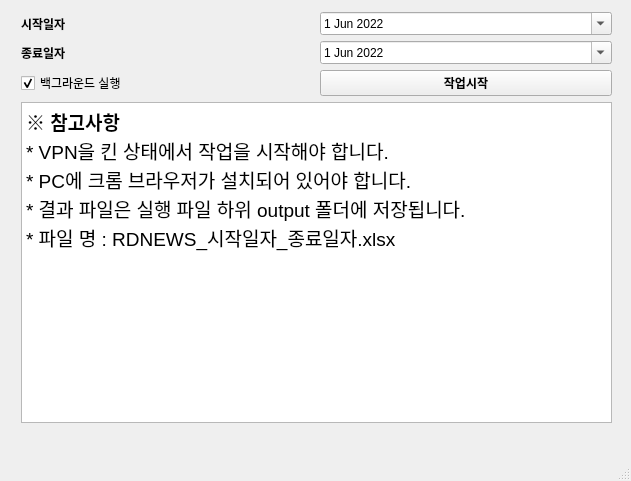
<?xml version="1.0" encoding="UTF-8"?>
<ui version="4.0">
 <class>mainWindow</class>
 <widget class="QMainWindow" name="mainWindow">
  <property name="geometry">
   <rect>
    <x>0</x>
    <y>0</y>
    <width>631</width>
    <height>481</height>
   </rect>
  </property>
  <property name="windowTitle">
   <string>RDNEWS_crawler</string>
  </property>
  <widget class="QWidget" name="centralwidget">
   <widget class="QWidget" name="layoutWidget">
    <property name="geometry">
     <rect>
      <x>21</x>
      <y>12</y>
      <width>591</width>
      <height>411</height>
     </rect>
    </property>
    <layout class="QVBoxLayout" name="verticalLayout">
     <item>
      <layout class="QHBoxLayout" name="horizontalLayout">
       <item>
        <widget class="QLabel" name="label">
         <property name="font">
          <font>
           <weight>75</weight>
           <bold>true</bold>
          </font>
         </property>
         <property name="text">
          <string>시작일자</string>
         </property>
        </widget>
       </item>
       <item>
        <widget class="QDateEdit" name="input_start_ymd">
         <property name="dateTime">
          <datetime>
           <hour>0</hour>
           <minute>0</minute>
           <second>0</second>
           <year>2022</year>
           <month>6</month>
           <day>1</day>
          </datetime>
         </property>
         <property name="calendarPopup">
          <bool>true</bool>
         </property>
        </widget>
       </item>
      </layout>
     </item>
     <item>
      <layout class="QHBoxLayout" name="horizontalLayout_2">
       <item>
        <widget class="QLabel" name="label_2">
         <property name="font">
          <font>
           <weight>75</weight>
           <bold>true</bold>
          </font>
         </property>
         <property name="text">
          <string>종료일자</string>
         </property>
        </widget>
       </item>
       <item>
        <widget class="QDateEdit" name="input_end_ymd">
         <property name="dateTime">
          <datetime>
           <hour>0</hour>
           <minute>0</minute>
           <second>0</second>
           <year>2022</year>
           <month>6</month>
           <day>1</day>
          </datetime>
         </property>
         <property name="calendarPopup">
          <bool>true</bool>
         </property>
        </widget>
       </item>
      </layout>
     </item>
     <item>
      <layout class="QHBoxLayout" name="horizontalLayout_3">
       <item>
        <widget class="QCheckBox" name="chk_background">
         <property name="enabled">
          <bool>true</bool>
         </property>
         <property name="text">
          <string>백그라운드 실행</string>
         </property>
         <property name="checked">
          <bool>true</bool>
         </property>
        </widget>
       </item>
       <item>
        <widget class="QPushButton" name="btn_start">
         <property name="font">
          <font>
           <weight>75</weight>
           <bold>true</bold>
          </font>
         </property>
         <property name="text">
          <string>작업시작</string>
         </property>
        </widget>
       </item>
      </layout>
     </item>
     <item>
      <widget class="QTextBrowser" name="log_browser">
       <property name="html">
        <string>&lt;!DOCTYPE HTML PUBLIC &quot;-//W3C//DTD HTML 4.0//EN&quot; &quot;http://www.w3.org/TR/REC-html40/strict.dtd&quot;&gt;
&lt;html&gt;&lt;head&gt;&lt;meta name=&quot;qrichtext&quot; content=&quot;1&quot; /&gt;&lt;style type=&quot;text/css&quot;&gt;
p, li { white-space: pre-wrap; }
&lt;/style&gt;&lt;/head&gt;&lt;body style=&quot; font-family:'.AppleSystemUIFont'; font-size:13pt; font-weight:400; font-style:normal;&quot;&gt;
&lt;p style=&quot; margin-top:0px; margin-bottom:0px; margin-left:0px; margin-right:0px; -qt-block-indent:0; text-indent:0px;&quot;&gt;&lt;span style=&quot; font-family:'Gulim'; font-size:14pt; font-weight:600;&quot;&gt;※ 참고사항&lt;/span&gt;&lt;/p&gt;
&lt;p style=&quot; margin-top:0px; margin-bottom:0px; margin-left:0px; margin-right:0px; -qt-block-indent:0; text-indent:0px;&quot;&gt;&lt;span style=&quot; font-family:'Gulim'; font-size:14pt;&quot;&gt;* VPN을 킨 상태에서 작업을 시작해야 합니다.&lt;/span&gt;&lt;/p&gt;
&lt;p style=&quot; margin-top:0px; margin-bottom:0px; margin-left:0px; margin-right:0px; -qt-block-indent:0; text-indent:0px;&quot;&gt;&lt;span style=&quot; font-family:'Gulim'; font-size:14pt;&quot;&gt;* PC에 크롬 브라우저가 설치되어 있어야 합니다.&lt;/span&gt;&lt;/p&gt;
&lt;p style=&quot; margin-top:0px; margin-bottom:0px; margin-left:0px; margin-right:0px; -qt-block-indent:0; text-indent:0px;&quot;&gt;&lt;span style=&quot; font-family:'Gulim'; font-size:14pt;&quot;&gt;* 결과 파일은 실행 파일 하위 output 폴더에 저장됩니다.&lt;/span&gt;&lt;/p&gt;
&lt;p style=&quot; margin-top:0px; margin-bottom:0px; margin-left:0px; margin-right:0px; -qt-block-indent:0; text-indent:0px;&quot;&gt;&lt;span style=&quot; font-family:'Gulim'; font-size:14pt;&quot;&gt;* 파일 명 : RDNEWS_시작일자_종료일자.xlsx&lt;/span&gt;&lt;/p&gt;&lt;/body&gt;&lt;/html&gt;</string>
       </property>
      </widget>
     </item>
    </layout>
   </widget>
  </widget>
  <widget class="QStatusBar" name="statusbar"/>
 </widget>
 <resources/>
 <connections/>
</ui>
